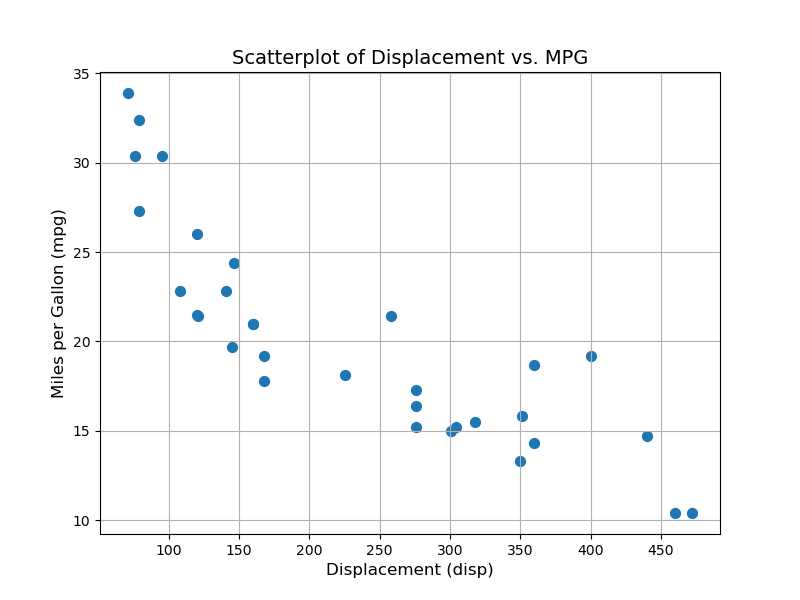

This chart was generated by the following Python code:
# Import libraries
import pandas as pd
import matplotlib.pyplot as plt

# Load data from CSV file
data = pd.read_csv("carsMod.csv")

# Extract desired columns
mpg = data["mpg"]
disp = data["disp"]

# Create scatterplot
plt.figure(figsize=(8,6))  # Adjust figure size as needed
plt.scatter(disp, mpg, s=50)  # s: marker size

# Add labels and title
plt.xlabel("Displacement (disp)", fontsize=12)
plt.ylabel("Miles per Gallon (mpg)", fontsize=12)
plt.title("Scatterplot of Displacement vs. MPG", fontsize=14)

# Show the plot
plt.grid(True)  # Add grid for better visualization
plt.show()
